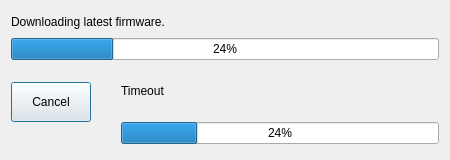
<?xml version="1.0" encoding="UTF-8"?>
<ui version="4.0">
 <class>FirmwareUpgradeDialog</class>
 <widget class="QDialog" name="FirmwareUpgradeDialog">
  <property name="windowModality">
   <enum>Qt::WindowModal</enum>
  </property>
  <property name="geometry">
   <rect>
    <x>0</x>
    <y>0</y>
    <width>450</width>
    <height>160</height>
   </rect>
  </property>
  <property name="sizePolicy">
   <sizepolicy hsizetype="Fixed" vsizetype="Preferred">
    <horstretch>0</horstretch>
    <verstretch>0</verstretch>
   </sizepolicy>
  </property>
  <property name="minimumSize">
   <size>
    <width>450</width>
    <height>160</height>
   </size>
  </property>
  <property name="maximumSize">
   <size>
    <width>450</width>
    <height>160</height>
   </size>
  </property>
  <property name="contextMenuPolicy">
   <enum>Qt::NoContextMenu</enum>
  </property>
  <property name="windowTitle">
   <string>Firmware Upgrader</string>
  </property>
  <property name="autoFillBackground">
   <bool>false</bool>
  </property>
  <property name="modal">
   <bool>true</bool>
  </property>
  <layout class="QVBoxLayout" name="verticalLayout">
   <property name="topMargin">
    <number>6</number>
   </property>
   <property name="bottomMargin">
    <number>16</number>
   </property>
   <item>
    <layout class="QVBoxLayout" name="verticalLayout_root">
     <property name="spacing">
      <number>0</number>
     </property>
     <item>
      <layout class="QVBoxLayout" name="verticalLayout_top">
       <item>
        <widget class="QLabel" name="statusLabel">
         <property name="maximumSize">
          <size>
           <width>426</width>
           <height>32</height>
          </size>
         </property>
         <property name="text">
          <string>Downloading latest firmware.</string>
         </property>
         <property name="scaledContents">
          <bool>false</bool>
         </property>
         <property name="wordWrap">
          <bool>true</bool>
         </property>
        </widget>
       </item>
       <item>
        <widget class="QProgressBar" name="progressBar">
         <property name="value">
          <number>24</number>
         </property>
        </widget>
       </item>
      </layout>
     </item>
     <item>
      <layout class="QVBoxLayout" name="verticalLayout_bottom">
       <item>
        <layout class="QHBoxLayout" name="horizontalLayout_left">
         <item>
          <widget class="QPushButton" name="cancelButton">
           <property name="maximumSize">
            <size>
             <width>120</width>
             <height>40</height>
            </size>
           </property>
           <property name="text">
            <string>Cancel</string>
           </property>
          </widget>
         </item>
         <item>
          <spacer name="horizontalSpacer">
           <property name="orientation">
            <enum>Qt::Horizontal</enum>
           </property>
           <property name="sizeType">
            <enum>QSizePolicy::Fixed</enum>
           </property>
           <property name="sizeHint" stdset="0">
            <size>
             <width>30</width>
             <height>20</height>
            </size>
           </property>
          </spacer>
         </item>
         <item>
          <layout class="QHBoxLayout" name="horizontalLayout">
           <item>
            <layout class="QVBoxLayout" name="verticalLayout_2">
             <item>
              <widget class="QLabel" name="label">
               <property name="sizePolicy">
                <sizepolicy hsizetype="Fixed" vsizetype="Preferred">
                 <horstretch>0</horstretch>
                 <verstretch>0</verstretch>
                </sizepolicy>
               </property>
               <property name="text">
                <string>Timeout</string>
               </property>
              </widget>
             </item>
             <item>
              <widget class="QProgressBar" name="timeoutBar">
               <property name="value">
                <number>24</number>
               </property>
              </widget>
             </item>
            </layout>
           </item>
          </layout>
         </item>
        </layout>
       </item>
      </layout>
     </item>
    </layout>
   </item>
  </layout>
 </widget>
 <resources/>
 <connections>
  <connection>
   <sender>cancelButton</sender>
   <signal>clicked()</signal>
   <receiver>FirmwareUpgradeDialog</receiver>
   <slot>close()</slot>
   <hints>
    <hint type="sourcelabel">
     <x>97</x>
     <y>126</y>
    </hint>
    <hint type="destinationlabel">
     <x>91</x>
     <y>149</y>
    </hint>
   </hints>
  </connection>
 </connections>
</ui>
